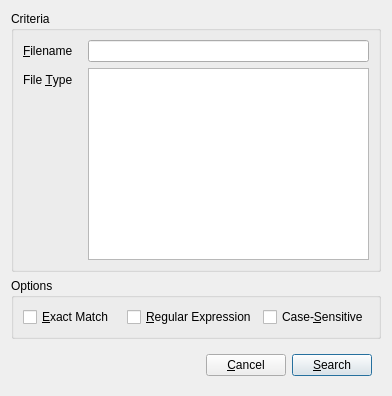
<?xml version="1.0" encoding="UTF-8"?>
<ui version="4.0">
 <class>FileSearchDialog</class>
 <widget class="QDialog" name="FileSearchDialog">
  <property name="geometry">
   <rect>
    <x>0</x>
    <y>0</y>
    <width>392</width>
    <height>370</height>
   </rect>
  </property>
  <property name="windowTitle">
   <string>Search File</string>
  </property>
  <layout class="QVBoxLayout" name="verticalLayout">
   <item>
    <widget class="QGroupBox" name="groupBox">
     <property name="sizePolicy">
      <sizepolicy hsizetype="Preferred" vsizetype="Minimum">
       <horstretch>0</horstretch>
       <verstretch>0</verstretch>
      </sizepolicy>
     </property>
     <property name="title">
      <string>Criteria</string>
     </property>
     <layout class="QFormLayout" name="formLayout">
      <property name="horizontalSpacing">
       <number>15</number>
      </property>
      <item row="0" column="0">
       <widget class="QLabel" name="label">
        <property name="text">
         <string>&amp;Filename</string>
        </property>
        <property name="buddy">
         <cstring>nameField</cstring>
        </property>
       </widget>
      </item>
      <item row="0" column="1">
       <widget class="QLineEdit" name="nameField"/>
      </item>
      <item row="1" column="0">
       <widget class="QLabel" name="label_2">
        <property name="text">
         <string>File &amp;Type</string>
        </property>
        <property name="buddy">
         <cstring>typeList</cstring>
        </property>
       </widget>
      </item>
      <item row="1" column="1">
       <widget class="QListWidget" name="typeList">
        <property name="selectionMode">
         <enum>QAbstractItemView::ExtendedSelection</enum>
        </property>
       </widget>
      </item>
     </layout>
    </widget>
   </item>
   <item>
    <widget class="QGroupBox" name="groupBox_2">
     <property name="sizePolicy">
      <sizepolicy hsizetype="Preferred" vsizetype="Minimum">
       <horstretch>0</horstretch>
       <verstretch>0</verstretch>
      </sizepolicy>
     </property>
     <property name="title">
      <string>Options</string>
     </property>
     <layout class="QHBoxLayout" name="horizontalLayout">
      <item>
       <widget class="QCheckBox" name="exactBox">
        <property name="text">
         <string>&amp;Exact Match</string>
        </property>
       </widget>
      </item>
      <item>
       <widget class="QCheckBox" name="regexBox">
        <property name="text">
         <string>&amp;Regular Expression</string>
        </property>
       </widget>
      </item>
      <item>
       <widget class="QCheckBox" name="caseBox">
        <property name="text">
         <string>Case-&amp;Sensitive</string>
        </property>
       </widget>
      </item>
     </layout>
    </widget>
   </item>
   <item>
    <widget class="QWidget" name="widget" native="true">
     <property name="sizePolicy">
      <sizepolicy hsizetype="Preferred" vsizetype="Minimum">
       <horstretch>0</horstretch>
       <verstretch>0</verstretch>
      </sizepolicy>
     </property>
     <layout class="QHBoxLayout" name="horizontalLayout_2">
      <item>
       <spacer name="horizontalSpacer">
        <property name="orientation">
         <enum>Qt::Horizontal</enum>
        </property>
        <property name="sizeHint" stdset="0">
         <size>
          <width>40</width>
          <height>20</height>
         </size>
        </property>
       </spacer>
      </item>
      <item>
       <widget class="QPushButton" name="cancelButton">
        <property name="text">
         <string>&amp;Cancel</string>
        </property>
       </widget>
      </item>
      <item>
       <widget class="QPushButton" name="searchButton">
        <property name="text">
         <string>&amp;Search</string>
        </property>
        <property name="default">
         <bool>true</bool>
        </property>
       </widget>
      </item>
     </layout>
    </widget>
   </item>
  </layout>
 </widget>
 <resources/>
 <connections/>
</ui>
